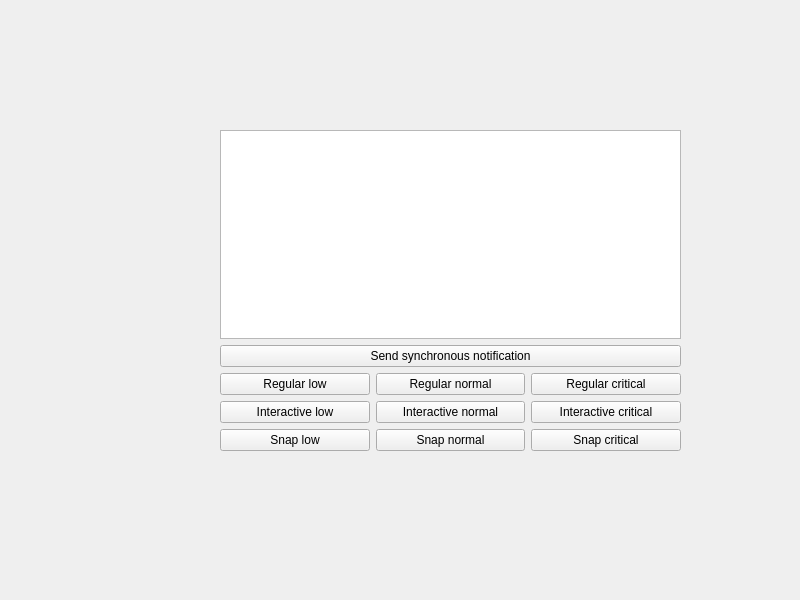
<?xml version="1.0" encoding="UTF-8"?>
<ui version="4.0">
 <class>ClientMainWindow</class>
 <widget class="QMainWindow" name="ClientMainWindow">
  <property name="geometry">
   <rect>
    <x>0</x>
    <y>0</y>
    <width>800</width>
    <height>600</height>
   </rect>
  </property>
  <property name="windowTitle">
   <string>MainWindow</string>
  </property>
  <widget class="QWidget" name="centralwidget">
   <widget class="QWidget" name="gridLayoutWidget">
    <property name="geometry">
     <rect>
      <x>220</x>
      <y>130</y>
      <width>461</width>
      <height>321</height>
     </rect>
    </property>
    <layout class="QGridLayout" name="gridLayout">
     <item row="2" column="2">
      <widget class="QPushButton" name="notificationCriticalButton">
       <property name="text">
        <string>Regular critical</string>
       </property>
      </widget>
     </item>
     <item row="3" column="2">
      <widget class="QPushButton" name="interactiveCriticalButton">
       <property name="text">
        <string>Interactive critical</string>
       </property>
      </widget>
     </item>
     <item row="3" column="0">
      <widget class="QPushButton" name="interactiveSendButton">
       <property name="text">
        <string>Interactive low</string>
       </property>
      </widget>
     </item>
     <item row="2" column="0">
      <widget class="QPushButton" name="notificationSendButton">
       <property name="text">
        <string>Regular low</string>
       </property>
      </widget>
     </item>
     <item row="4" column="1">
      <widget class="QPushButton" name="snapNormalButton">
       <property name="text">
        <string>Snap normal</string>
       </property>
      </widget>
     </item>
     <item row="3" column="1">
      <widget class="QPushButton" name="interactiveNormalButton">
       <property name="text">
        <string>Interactive normal</string>
       </property>
      </widget>
     </item>
     <item row="4" column="2">
      <widget class="QPushButton" name="snapCriticalButton">
       <property name="text">
        <string>Snap critical</string>
       </property>
      </widget>
     </item>
     <item row="4" column="0">
      <widget class="QPushButton" name="snapSendButton">
       <property name="text">
        <string>Snap low</string>
       </property>
      </widget>
     </item>
     <item row="1" column="0" colspan="3">
      <widget class="QPushButton" name="synchronousSendButton">
       <property name="text">
        <string>Send synchronous notification</string>
       </property>
      </widget>
     </item>
     <item row="2" column="1">
      <widget class="QPushButton" name="notificationNormalButton">
       <property name="text">
        <string>Regular normal</string>
       </property>
      </widget>
     </item>
     <item row="0" column="0" colspan="3">
      <widget class="QPlainTextEdit" name="plainTextEdit">
       <property name="readOnly">
        <bool>true</bool>
       </property>
      </widget>
     </item>
    </layout>
   </widget>
  </widget>
  <widget class="QMenuBar" name="menubar">
   <property name="geometry">
    <rect>
     <x>0</x>
     <y>0</y>
     <width>800</width>
     <height>25</height>
    </rect>
   </property>
  </widget>
 </widget>
 <resources/>
 <connections/>
</ui>
